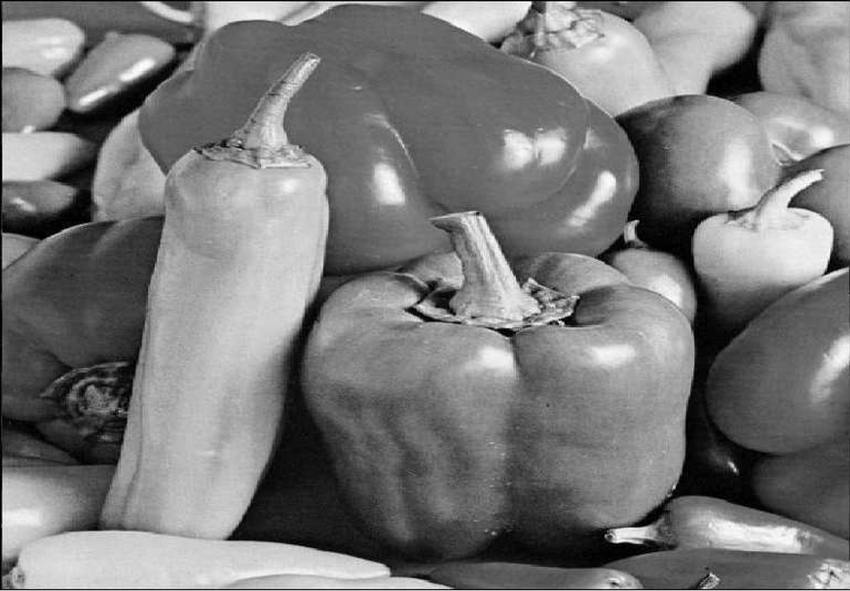
#> input picture Python/peppers.png, 850 x 591 px
$ python Test_case.py
#> lines starting #> are read from the running program, lines starting #| are printed output that depends on the picture
import cv2
import sys,os
import numpy as np
import matplotlib.pyplot as plt
from imageio import imread


def generate_bitstream(image):
    """
    Simulate the hardware bitstream generation process on the PC with 9-bit signed computation,
    right-shifted by 1 to fit into a byte. Unavailable neighbors default to 127.

    Args:
        image: The image used as input to the `send_image` function (2D NumPy array).

    Returns:
        A bytearray representing the simulated bitstream.
    """
    # Ensure the input is a 256x256 grayscale image
    if image.shape != (256, 256):
        raise ValueError("Input image must be a 256x256 grayscale image.")

    data = bytearray()

    # Iterate over 4x4 blocks (4096 blocks in a 256x256 image)
    for row_block in range(64):  # Each row has 64 blocks (256/4)
        for col_block in range(64):
            # Determine the block's starting position
            start_row = row_block * 4
            start_col = col_block * 4

            # Extract the 4x4 block from the image
            block = image[start_row:start_row + 4, start_col:start_col + 4]

            # Predict the block using Mode 2 (DC mode)
            if col_block == 0 and row_block == 0:  # Top-left block
                H = np.full(4, 127)  # No horizontal prediction available
                V = np.full(4, 127)  # No vertical prediction available
            elif row_block == 0:  # First row but not the first block
                H = np.full(4, 127)  # No horizontal prediction available
                V = image[start_row:start_row + 4, start_col - 1]
            elif col_block == 0:  # First column but not the first block
                H = image[start_row - 1, start_col:start_col + 4]
                V = np.full(4, 127)  # No vertical prediction available
            else:  # General case
                H = image[start_row - 1, start_col:start_col + 4]
                V = image[start_row:start_row + 4, start_col - 1]

            # Compute the predicted block using mode2_4x4
            predicted_block = mode2_4x4(block - block, H, V)

            # Calculate the residual block
            residual_block = block - predicted_block

            # Convert residual to 9-bit signed integers
            residual_9bit = np.clip(residual_block, -256, 255)

            # Right-shift by 1 to fit into an 8-bit signed range
            residual_8bit = (residual_9bit // 2).astype(np.int8)

            # Flatten and append the residual block to the data buffer
            data.extend(residual_8bit.flatten().astype(np.uint8))

    return data


# [62 lines left out: functions reconstruction, data_parsar_1, not called in this run]

def mode2_4x4(residual, H, V,):
    """
    4x4 block's Mode 2 (DC) prediction mode
    Args:
        size: the prediction block's size, should be 4x4 here
        H: the horizontal predict value, -1 means not available
        V: the vertical predict value, -1 means not available
    Return:
        the prediction result
    """
    size = residual.shape
    # Check if horizontal (H) and vertical (V) predictors are available
    H_Available = False if np.sum(H < 0) > 0 else True
    V_Available = False if np.sum(V < 0) > 0 else True

    # Compute the mean value based on available predictors
    mean = 0
    if H_Available and V_Available:
        mean = ((np.sum(H) + np.sum(V)) + 8) >> 4
    elif H_Available and (not V_Available):
        mean = (np.sum(H) + 4) >> 3
    elif (not H_Available) and V_Available:
        mean = (np.sum(V) + 4) >> 3
    else:
        mean = 128

    # Generate a 4x4 block filled with the computed mean value
    predicted = np.zeros(size, int)
    predicted[:] = int(mean)
    reconstructed = residual + predicted

    return reconstructed

def send_image(image_name):
#> called with image_name = 'peppers.png'
    image = cv2.imread(image_name,cv2.IMREAD_GRAYSCALE)
#> image is the input picture: shape (591, 850); min 0, max 255, mean 121.4
    height,width=image.shape
#> height = 591; width = 850
    if height < 256 or width < 256 :
        print ("Invalid Image resolution")
        return

    start_y = (height - 256)//2
#> start_y = 167
    start_x = (width - 256)//2
#> start_x = 297

    image = image[start_y:start_y + 256, start_x:start_x + 256]
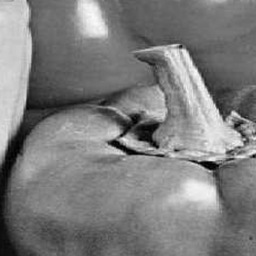
#> image: shape (256, 256); min 0, max 250, mean 124.9

    image_f = image.flatten()
    buf = bytearray(image_f)
    return image

def main():
    # Step 1: Load and preprocess the image
    image_name = "peppers.png"
    print("Loading and preprocessing the image...")
    image = send_image(image_name)
    if image is None:
        print("Failed to load the image. Exiting...")
        return

    # Step 2: Generate the bitstream from the image
    print("Generating bitstream from the image...")
    simulated_bitstream = generate_bitstream(image)

    # Step 3: Parse the bitstream into 4x4 blocks
    print("Parsing the bitstream into 4x4 blocks...")
    data_matrix = data_parsar_1(simulated_bitstream)

    # Step 4: Reconstruct the image from the bitstream
    print("Reconstructing the image from the bitstream...")
    reconstructed_image = reconstruction(data_matrix)

    # Step 5: Display the original and reconstructed images for comparison
    print("Displaying the original and reconstructed images...")
    plt.figure(figsize=(10, 5))
    plt.subplot(1, 2, 1)
    plt.title("Original Image")
    plt.imshow(image, cmap='gray')
    plt.axis('off')

    plt.subplot(1, 2, 2)
    plt.title("Reconstructed Image")
    plt.imshow(reconstructed_image, cmap='gray')
    plt.axis('off')

    plt.show()

    original_image_name = "original_image.png"
    cv2.imwrite(original_image_name, image)
    print(f"Original image saved as {original_image_name}")
    # Optional: Save the reconstructed image
    reconstructed_image_name = "reconstructed_image.png"
    cv2.imwrite(reconstructed_image_name, reconstructed_image)
    print(f"Reconstructed image saved as {reconstructed_image_name}")


if __name__ == "__main__":
#> (the run stopped early here; a loop or call above may not have finished)

$ run again, with Python/baboon.png copied over Python/peppers.png
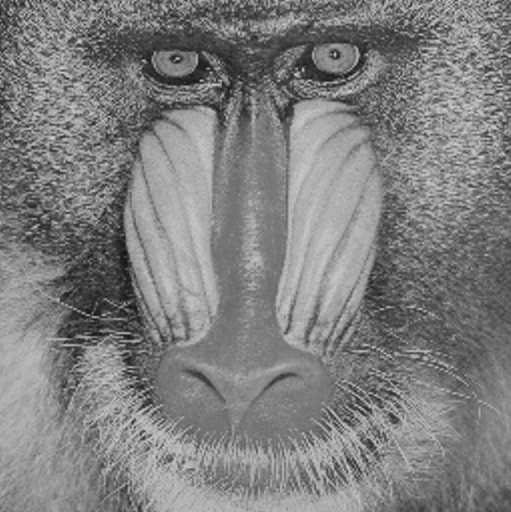
#> input picture Python/baboon.png, 511 x 512 px
#> in send_image, image is the input picture: shape (512, 511); min 14, max 215, mean 127.2
#> in send_image, `image = image[start_y:start_y + 256, start_x:start_x + 256]`:
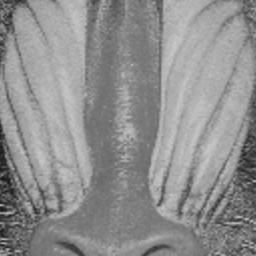
#> image: shape (256, 256); min 22, max 199, mean 143.2
